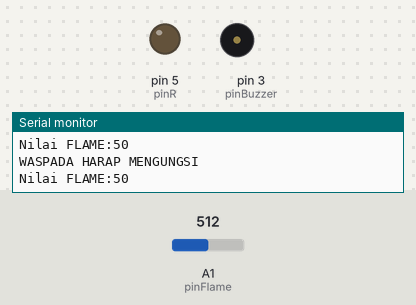
Recording of a sketch running on a simulated Arduino Uno, built with avr-gcc and run on an emulated ATmega328P. Parts: output pins drawn as LEDs (lit = HIGH), buzzer (waves = sounding, pin HIGH), the last lines printed to the serial monitor. The test bench sets the inputs (shaded band); at power-on: A1 (pinFlame) = 512.

Above: at 1.2 s.
1.3 s: A1 (pinFlame) set to 752
4.3 s: A1 (pinFlame) set to 784
At 4.3 s:
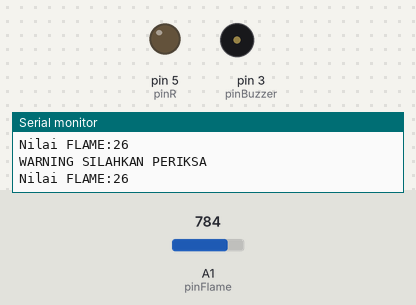
5.8 s: A1 (pinFlame) set to 716
At 6.36 s:
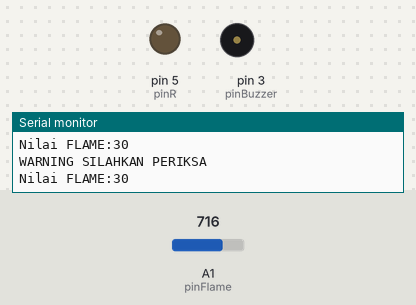
8.8 s: A1 (pinFlame) set to 900
At 8.96 s:
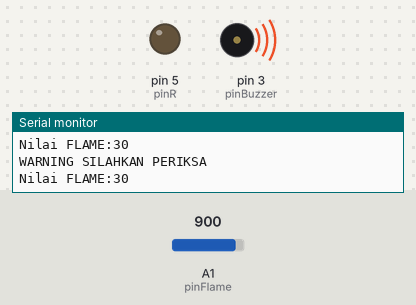
Timing chart, 0 to 11.4 s (numbered marks = the images above; inputs shaded):
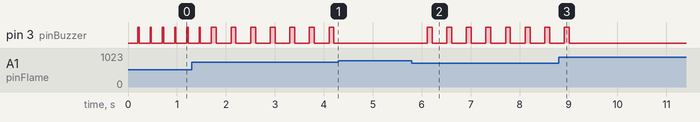

Measured:
- the behaviour switches between 769 and 770 on A1 (pinFlame) (found by bisection; images 0 and 1)
- after the input at 4.3 s, pin 3 (pinBuzzer): stops changing and stays LOW
- after the input at 5.8 s, pin 3 (pinBuzzer): alternates HIGH for 0.10 s and LOW for 0.30 s, starting after 0.31 s
- after the input at 8.8 s, pin 3 (pinBuzzer): goes on until 9.0 s, then stays LOW

The sketch:

1.Sensor_FLAME_PWM.ino
```cpp
//INISIALISASI
int pinLDR=A0;
int pinR=5;
int pinBuzzer=3;
int pinFlame=A1;
int kunci01=0;

void setup() {
Serial.begin(9600);
pinMode(pinR,OUTPUT);
pinMode(pinBuzzer,OUTPUT);

}

void loop() {
//BACA DATA
int bacaFlame=analogRead(pinFlame);
 bacaFlame=map(bacaFlame,1018,24,0,100);
 //1018,24

//SERIAL PRINT
Serial.print("Nilai FLAME:");
Serial.print(bacaFlame);
Serial.println();
delay(200);

//LOGIKA
  //analogWrite(pinBuzzer,bacaFlame);
  if(bacaFlame==0){
  Serial.print("AMAN KOMANDAN");
  Serial.println();
  delay(100);
  }
  if(bacaFlame>=25 && bacaFlame<=35 ){
  digitalWrite(pinBuzzer,HIGH);
  delay(100);
  digitalWrite(pinBuzzer,LOW);
  delay(100);
  Serial.print("WARNING SILAHKAN PERIKSA");
  Serial.println();
  }
  else if(bacaFlame>=35){
  digitalWrite(pinBuzzer,HIGH);
  delay(25);
  digitalWrite(pinBuzzer,LOW);
  delay(25);
  Serial.print("WASPADA HARAP MENGUNGSI");
  Serial.println();
  kunci01=0;
  }

}
```
